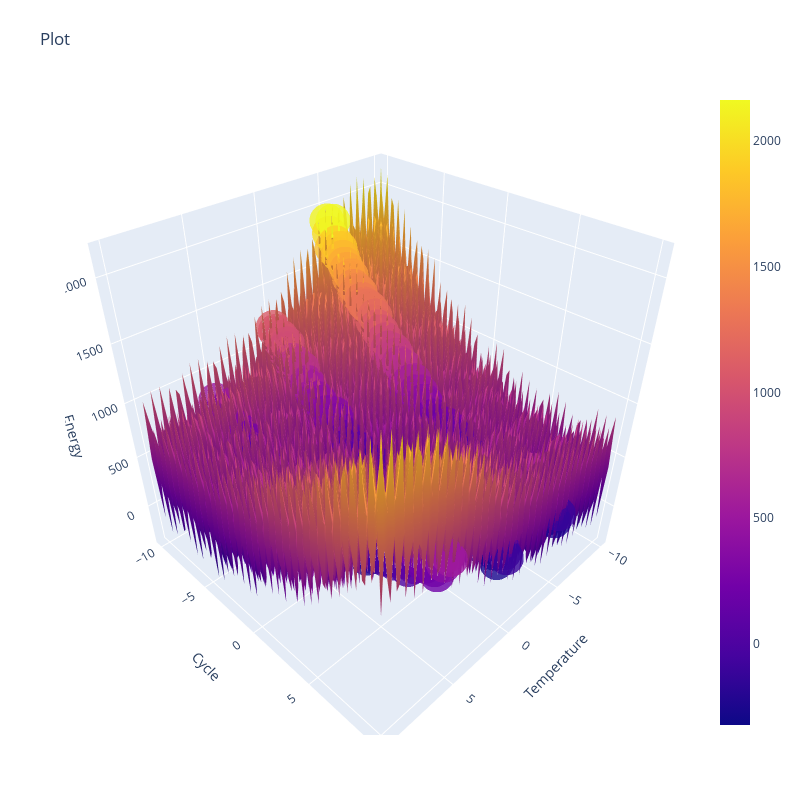

Notebook cell for this chart:
### Code cell
# Sinusoidal mean
my_gpo = create_and_train(x_data, y_data,
                 my_trained_hps = my_trained_hps, 
                 hps_bounds = bounds, 
                 # kernel_function = ,
                 mean_function = sinusoidal_mean_function,
                 # noise_function =,
                 )

### Figure 1 — Plotly figure (JSON) as saved in the notebook; plotly's stock layout.template omitted (floating-point values rounded to 4 significant figures; data arrays with more than 128 entries replaced by an {"elided": "..."} marker saying what was removed)
{"data": [{"type": "surface", "x": {"elided": "100x100 float values"}, "y": {"elided": "100x100 float values"}, "z": {"elided": "100x100 float values"}}, {"marker": {"color": {"elided": "300 float values"}, "opacity": 0.8, "size": 12}, "mode": "markers", "type": "scatter3d", "x": {"elided": "300 int values"}, "y": {"elided": "300 float values"}, "z": {"elided": "300 float values"}}], "layout": {"autosize": true, "height": 800, "margin": {"b": 65, "l": 65, "r": 50, "t": 90}, "scene": {"xaxis": {"title": {"text": "Temperature"}}, "yaxis": {"title": {"text": "Cycle"}}, "zaxis": {"title": {"text": "Energy"}}}, "title": {"text": "Plot"}, "width": 800}}
